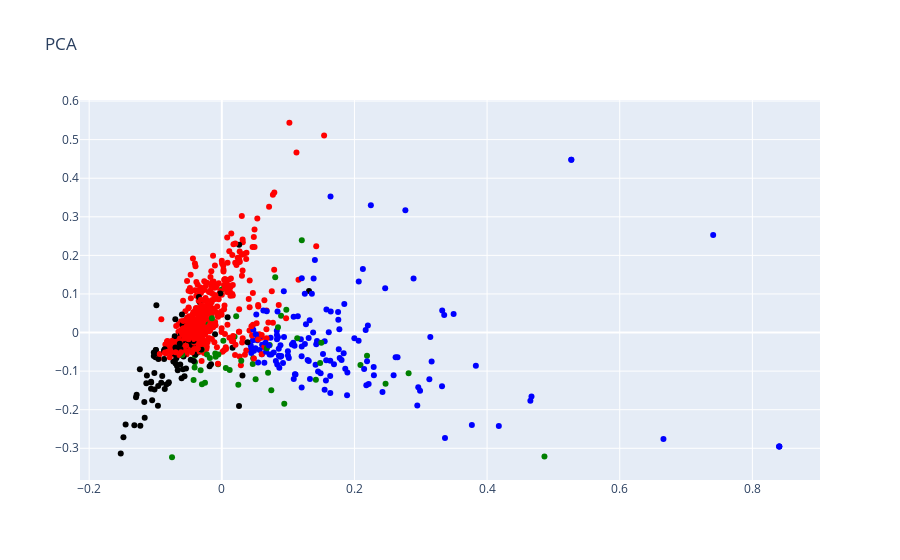

This figure's notebook cell:
### Markdown cell above
###  `[BONUS: 3 pts]` Visualización usando PCA

### Code cell
pca = PCA(n_components=2)

result = pca.fit_transform(tfidf_matrix)
result = pd.DataFrame(result)
result.columns = ['X', 'Y']
result['cluster'] = data.cluster.values
result['texto'] = data.review_body.apply(lambda val: val[:140])

colorsIdx = {'jewelry': 'blue',
             'Envios': 'black',
             'Calidad': 'red',
             'video_games': 'green'}

cols = data['cluster'].map(colorsIdx)

trace = go.Scatter(x=result['X'].values,
                   y=result['Y'].values,
                   text=result['texto'].values,
                   mode='markers',
                   marker=dict(color=cols)) 

layout = go.Layout(title="PCA")

fig = go.Figure(data=trace, layout=layout)
iplot(fig)

### Figure 1 — Plotly figure (JSON) as saved in the notebook; plotly's stock layout.template omitted (floating-point values rounded to 4 significant figures; data arrays with more than 128 entries replaced by an {"elided": "..."} marker saying what was removed)
{"data": [{"marker": {"color": {"elided": "1000 str values"}}, "mode": "markers", "text": {"elided": "1000 str values"}, "type": "scatter", "x": {"elided": "1000 float values"}, "y": {"elided": "1000 float values"}}], "layout": {"title": {"text": "PCA"}}}
